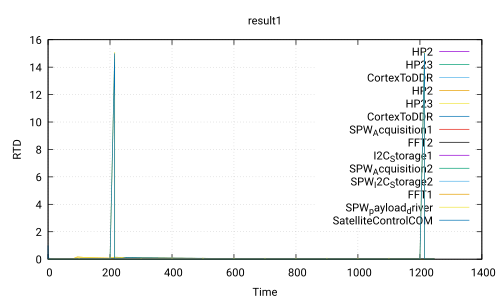

gnuplot code for this plot:
 set title 'result1'
 set ylabel 'RTD'
 set xlabel 'Time'
 set grid
 set term pdf
 set output 'Use_case_DoubleCamera_noSafety.ATIPPIC0.executable240.0_120.0.pdf'
 plot 'Use_case_DoubleCamera_noSafety.ATIPPIC0.executable240.0_120.0.csv' using 1:2 with lines title 'HP2','Use_case_DoubleCamera_noSafety.ATIPPIC0.executable240.0_120.0.csv' using 1:3 with lines title 'HP23','Use_case_DoubleCamera_noSafety.ATIPPIC0.executable240.0_120.0.csv' using 1:4 with lines title 'CortexToDDR','Use_case_DoubleCamera_noSafety.ATIPPIC0.executable240.0_120.0.csv' using 1:5 with lines title 'HP2','Use_case_DoubleCamera_noSafety.ATIPPIC0.executable240.0_120.0.csv' using 1:6 with lines title 'HP23','Use_case_DoubleCamera_noSafety.ATIPPIC0.executable240.0_120.0.csv' using 1:7 with lines title 'CortexToDDR','Use_case_DoubleCamera_noSafety.ATIPPIC0.executable240.0_120.0.csv' using 1:8 with lines title 'SPW_Acquisition1','Use_case_DoubleCamera_noSafety.ATIPPIC0.executable240.0_120.0.csv' using 1:9 with lines title 'FFT2','Use_case_DoubleCamera_noSafety.ATIPPIC0.executable240.0_120.0.csv' using 1:10 with lines title 'I2C_Storage1','Use_case_DoubleCamera_noSafety.ATIPPIC0.executable240.0_120.0.csv' using 1:11 with lines title 'SPW_Acquisition2','Use_case_DoubleCamera_noSafety.ATIPPIC0.executable240.0_120.0.csv' using 1:12 with lines title 'SPW_I2C_Storage2','Use_case_DoubleCamera_noSafety.ATIPPIC0.executable240.0_120.0.csv' using 1:13 with lines title 'FFT1','Use_case_DoubleCamera_noSafety.ATIPPIC0.executable240.0_120.0.csv' using 1:14 with lines title 'SPW_payload_driver','Use_case_DoubleCamera_noSafety.ATIPPIC0.executable240.0_120.0.csv' using 1:15 with lines title 'SatelliteControlCOM'
